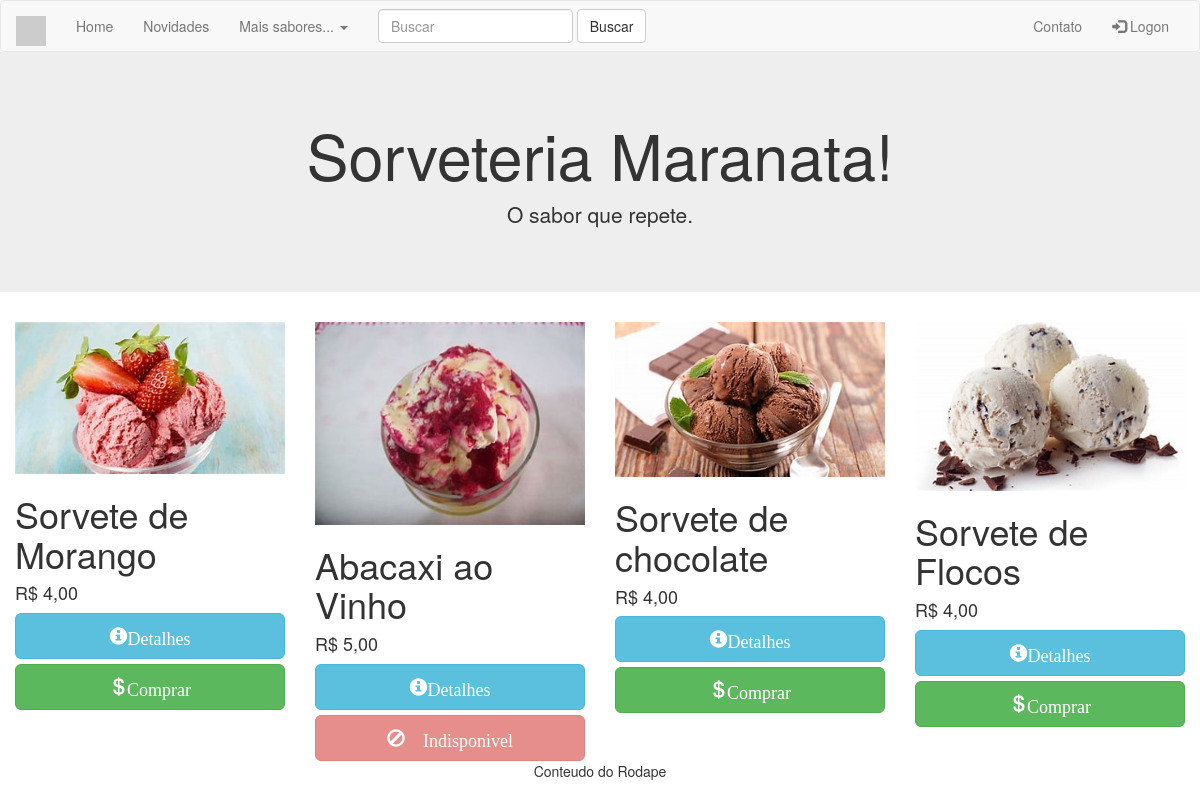
The page / on the database its author committed.
### tables this page shows
CREATE TABLE `produtos` (
  `id` int(5) NOT NULL,
  `nome` varchar(60) NOT NULL,
  `marca` varchar(60) NOT NULL,
  `descricao` text NOT NULL,
  `departamento` varchar(40) NOT NULL,
  `secao` varchar(40) NOT NULL,
  `quantidade` int(5) NOT NULL,
  `preco` decimal(15,2) NOT NULL,
  `foto1` varchar(60) NOT NULL,
  `foto2` varchar(60) NOT NULL,
  `foto3` varchar(60) NOT NULL
);

### index.php (the view, shortened to what this page needs)
<!DOCTYPE html>
<html lang="pt-BR">
<head>
    <link rel="stylesheet" href="https://maxcdn.bootstrapcdn.com/bootstrap/3.3.7/css/bootstrap.min.css">
</head>
 <body>
       <?php
           include 'conexao.php';
           include 'nav.php';
           $consulta = $conexao->query('SELECT * FROM produtos');
       ?>
    <div class="container-fluid">
    <div class="row">
    <?php
    while ($exibir=$consulta->fetch(PDO::FETCH_ASSOC)){
    ?>
      <div class="col-sm-3">
         <img src="upload/<?php echo $exibir['foto1'];?>" class="img-responsive" style="inline-size:100%">
         <div><h1><?php echo mb_strimwidth($exibir['nome'],0,22,'...');?></h1></div>
         <div><h4>R$ <?php echo number_format($exibir['preco'],2,',','.'); ?></h4></div>
      <div class="text-center">
      <button class="btn btn-lg btn-block btn-info">
      <span class="glyphicon glyphicon-info-sign">Detalhes</span>
      </button>
      </div>
      <div class="text-center" style="margin-block-start:5px;">
      <?php if ($exibir['quantidade']>0) {?>
      <button class="btn btn-lg btn-block btn-success">
      <span class="glyphicon glyphicon-usd">Comprar</span>
      </button>
      <?php } else { ?>
      <button class="btn btn-lg btn-block btn-danger" disabled>
      <span class="glyphicon glyphicon-ban-circle"> Indisponivel</span>
      </button>
      <?php } ?>
    </div>
    </div>
     <?php
    }
     ?>
    </div>
    </div>
</body>
</html>

### nav.php (shortened to what this page needs)
<nav class="navbar navbar-default">
      <div class="container-fluid">
           <div class="navbar-header">
                <a class="navbar-brand" href="#"><img src="https://placehold.it/30x30"></a>
           </div>
           <div class="collapse navbar-collapse" id="bs-example-navbar-collapse-1">
                <ul class="nav navbar-nav">
                    <li><a href="index.php">Home <span class="sr-only">(current)</span></a>
                    </li>
                    <li><a href="#">Novidades</a>
                    </li>
                    <li class="dropdown">
                        <a href="#" class="dropdown-toggle"data-toggle="dropdown" role="button" aria-expanded="false">Mais sabores... <span class="caret"></span></a>
                       </li>
                </ul>
                <form class="navbar-form navbar-left" role="search".
                     <div class="form-group">
                         <input type="text" class="form-control" placeholder="Buscar">
                         <button type="submit" class="btn btn-default">Buscar</button>
                </form>
                <ul class="nav navbar-nav navbar-right">
                   <li><a href="#">Contato</a>
                   </li>
                    <?php
                        if(empty($_SESSION['id'])){
                    ?>
                   <li><a href="formLogon.php"> <span class="glyphicon glyphicon-log-in"></span> Logon</a></li>
                     <?php
                          }
                          ?>
                        </ul>
           </div>
      </div>
      </nav>

### index.php (style rules this page uses)
.navbar { margin-block-end: 0; }

### rows shown on the page
produtos: foto1 (picture), nome "Sorvete de Morango", preco "4,00", quantidade "Comprar"
produtos: foto1 (picture), nome "Abacaxi ao Vinho", preco "5,00", quantidade "Indisponivel"
produtos: foto1 (picture), nome "Sorvete de chocolate", preco "4,00", quantidade "Comprar"
produtos: foto1 (picture), nome "Sorvete de Flocos", preco "4,00", quantidade "Comprar"
